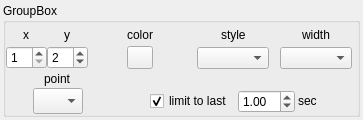
<?xml version="1.0" encoding="UTF-8"?>
<ui version="4.0">
 <class>LineForm</class>
 <widget class="QWidget" name="LineForm">
  <property name="geometry">
   <rect>
    <x>0</x>
    <y>0</y>
    <width>363</width>
    <height>120</height>
   </rect>
  </property>
  <property name="minimumSize">
   <size>
    <width>280</width>
    <height>120</height>
   </size>
  </property>
  <property name="maximumSize">
   <size>
    <width>363</width>
    <height>120</height>
   </size>
  </property>
  <property name="windowTitle">
   <string>Form</string>
  </property>
  <layout class="QVBoxLayout" name="verticalLayout">
   <property name="leftMargin">
    <number>3</number>
   </property>
   <property name="topMargin">
    <number>3</number>
   </property>
   <property name="rightMargin">
    <number>3</number>
   </property>
   <property name="bottomMargin">
    <number>3</number>
   </property>
   <item>
    <widget class="QGroupBox" name="groupBox_line">
     <property name="title">
      <string>GroupBox</string>
     </property>
     <layout class="QGridLayout" name="gridLayout">
      <property name="leftMargin">
       <number>0</number>
      </property>
      <property name="topMargin">
       <number>0</number>
      </property>
      <property name="rightMargin">
       <number>0</number>
      </property>
      <property name="bottomMargin">
       <number>0</number>
      </property>
      <property name="spacing">
       <number>0</number>
      </property>
      <item row="0" column="0">
       <layout class="QVBoxLayout" name="verticalLayout_2">
        <property name="spacing">
         <number>0</number>
        </property>
        <item alignment="Qt::AlignHCenter">
         <widget class="QLabel" name="label_xIndex">
          <property name="text">
           <string>x</string>
          </property>
         </widget>
        </item>
        <item alignment="Qt::AlignHCenter">
         <widget class="QSpinBox" name="spinBox_xIndex">
          <property name="maximumSize">
           <size>
            <width>50</width>
            <height>16777215</height>
           </size>
          </property>
          <property name="minimum">
           <number>1</number>
          </property>
         </widget>
        </item>
       </layout>
      </item>
      <item row="0" column="1">
       <layout class="QVBoxLayout" name="verticalLayout_3">
        <property name="spacing">
         <number>0</number>
        </property>
        <item alignment="Qt::AlignHCenter">
         <widget class="QLabel" name="label_yIndex">
          <property name="text">
           <string>y</string>
          </property>
         </widget>
        </item>
        <item alignment="Qt::AlignHCenter">
         <widget class="QSpinBox" name="spinBox_yIndex">
          <property name="maximumSize">
           <size>
            <width>50</width>
            <height>16777215</height>
           </size>
          </property>
          <property name="minimum">
           <number>1</number>
          </property>
          <property name="value">
           <number>2</number>
          </property>
         </widget>
        </item>
       </layout>
      </item>
      <item row="0" column="2" colspan="2">
       <layout class="QVBoxLayout" name="verticalLayout_4">
        <property name="spacing">
         <number>0</number>
        </property>
        <item alignment="Qt::AlignHCenter">
         <widget class="QLabel" name="label_color">
          <property name="text">
           <string>color</string>
          </property>
         </widget>
        </item>
        <item alignment="Qt::AlignHCenter">
         <widget class="QPushButton" name="pushButton_color">
          <property name="minimumSize">
           <size>
            <width>20</width>
            <height>20</height>
           </size>
          </property>
          <property name="maximumSize">
           <size>
            <width>26</width>
            <height>26</height>
           </size>
          </property>
          <property name="text">
           <string/>
          </property>
          <property name="autoDefault">
           <bool>false</bool>
          </property>
          <property name="default">
           <bool>false</bool>
          </property>
          <property name="flat">
           <bool>false</bool>
          </property>
         </widget>
        </item>
       </layout>
      </item>
      <item row="0" column="4">
       <layout class="QVBoxLayout" name="verticalLayout_5">
        <property name="spacing">
         <number>0</number>
        </property>
        <item alignment="Qt::AlignHCenter">
         <widget class="QLabel" name="label_style">
          <property name="maximumSize">
           <size>
            <width>68</width>
            <height>16777215</height>
           </size>
          </property>
          <property name="text">
           <string>style</string>
          </property>
         </widget>
        </item>
        <item alignment="Qt::AlignHCenter">
         <widget class="QComboBox" name="comboBox_style">
          <property name="maximumSize">
           <size>
            <width>80</width>
            <height>16777215</height>
           </size>
          </property>
          <property name="layoutDirection">
           <enum>Qt::LeftToRight</enum>
          </property>
         </widget>
        </item>
       </layout>
      </item>
      <item row="0" column="5">
       <layout class="QVBoxLayout" name="verticalLayout_6">
        <property name="spacing">
         <number>0</number>
        </property>
        <item alignment="Qt::AlignHCenter">
         <widget class="QLabel" name="label_width">
          <property name="text">
           <string>width</string>
          </property>
         </widget>
        </item>
        <item alignment="Qt::AlignHCenter">
         <widget class="QComboBox" name="comboBox_width">
          <property name="maximumSize">
           <size>
            <width>80</width>
            <height>16777215</height>
           </size>
          </property>
         </widget>
        </item>
       </layout>
      </item>
      <item row="1" column="0" colspan="3">
       <layout class="QVBoxLayout" name="verticalLayout_7">
        <property name="spacing">
         <number>0</number>
        </property>
        <item alignment="Qt::AlignHCenter">
         <widget class="QLabel" name="label_style_pointShape">
          <property name="maximumSize">
           <size>
            <width>68</width>
            <height>16777215</height>
           </size>
          </property>
          <property name="text">
           <string>point</string>
          </property>
         </widget>
        </item>
        <item alignment="Qt::AlignHCenter">
         <widget class="QComboBox" name="comboBox_pointShape">
          <property name="minimumSize">
           <size>
            <width>50</width>
            <height>26</height>
           </size>
          </property>
          <property name="maximumSize">
           <size>
            <width>50</width>
            <height>26</height>
           </size>
          </property>
          <property name="layoutDirection">
           <enum>Qt::LeftToRight</enum>
          </property>
         </widget>
        </item>
       </layout>
      </item>
      <item row="1" column="3" colspan="3">
       <layout class="QHBoxLayout" name="horizontalLayout">
        <property name="spacing">
         <number>3</number>
        </property>
        <property name="topMargin">
         <number>20</number>
        </property>
        <property name="bottomMargin">
         <number>0</number>
        </property>
        <item>
         <spacer name="horizontalSpacer_2">
          <property name="orientation">
           <enum>Qt::Horizontal</enum>
          </property>
          <property name="sizeHint" stdset="0">
           <size>
            <width>40</width>
            <height>20</height>
           </size>
          </property>
         </spacer>
        </item>
        <item alignment="Qt::AlignVCenter">
         <widget class="QCheckBox" name="checkBox_limitLen">
          <property name="text">
           <string>limit to last </string>
          </property>
          <property name="checked">
           <bool>true</bool>
          </property>
         </widget>
        </item>
        <item alignment="Qt::AlignVCenter">
         <widget class="QDoubleSpinBox" name="doubleSpinBox_limitLen">
          <property name="singleStep">
           <double>0.100000000000000</double>
          </property>
          <property name="value">
           <double>1.000000000000000</double>
          </property>
         </widget>
        </item>
        <item alignment="Qt::AlignVCenter">
         <widget class="QLabel" name="label_style_limitLen">
          <property name="maximumSize">
           <size>
            <width>68</width>
            <height>16777215</height>
           </size>
          </property>
          <property name="text">
           <string>sec</string>
          </property>
         </widget>
        </item>
        <item>
         <spacer name="horizontalSpacer">
          <property name="orientation">
           <enum>Qt::Horizontal</enum>
          </property>
          <property name="sizeHint" stdset="0">
           <size>
            <width>40</width>
            <height>20</height>
           </size>
          </property>
         </spacer>
        </item>
       </layout>
      </item>
     </layout>
    </widget>
   </item>
  </layout>
 </widget>
 <resources/>
 <connections/>
</ui>
